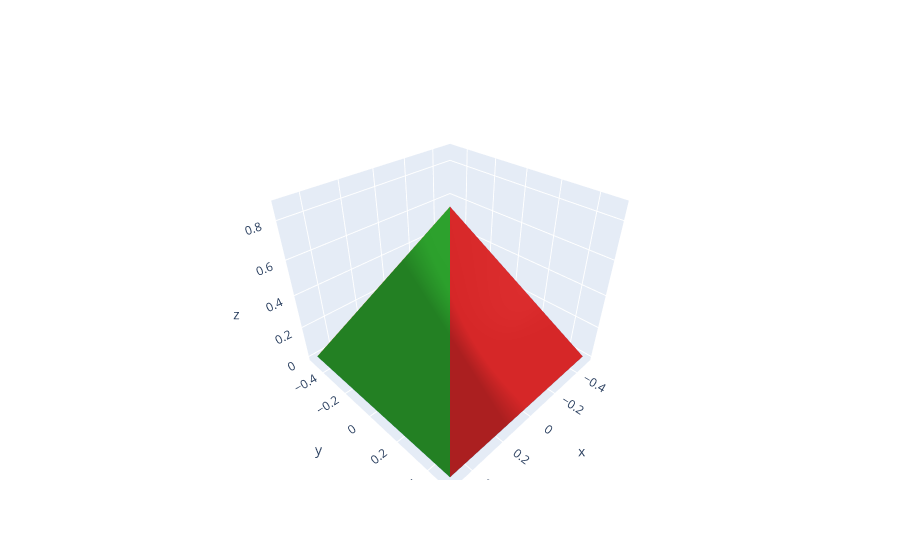

Notebook cell for this chart:
### Markdown cell above
## Demonstration 2: Defining the virtual object

Your task will be to insert a virtual 3-D object into your scene using the camera matrix along with appropriate similarity transformations (i.e., rotations, translations and isotropic scalings) that you design.

The following cell defines a virtual 3D unit pentahedron that will serve as your virtual object, and it draws it in an interactive 3D plotly figure.

<font color='red'>**To Do**</font>: Study this code carefully and make sure you understand what it is doing. This understanding will be important for your augmented reality task.

### Code cell
#  Vertices (5): four vertices that form a square, unit-length base in the xy-plane,
#    and a fifth vertec for the apex.
pentV = np.array([[-1/2, -1/2, 0],      # vertex 0: base bottom-left
                 [1/2, -1/2, 0],        # vertex 1: base bottom-right
                 [1/2, 1/2, 0],         # vertex 2: base top-right
                 [-1/2, 1/2, 0],        # vertex 3: base top-left
                 [0, 0, np.sqrt(3)/2]]) # vertex 4: apex

#  Faces (6): Each triangular face consists of a set of three indices to rows in pentV.
#  Note there are two faces required to cover the square base
pentF = np.array([[0,2,1],  # base
                  [0,3,2],  # base
                  [0,1,4],
                  [1,2,4],
                  [2,3,4],
                  [3,0,4]])

#  Colors (6): Each triangular face (row) in pentF has a color associated with it.
#  We use the default colors in plotly because they aren't ugly, and we assign the same
#  color to the two faces that cover the base
pentC = ('#1f77b4',  # muted blue (base)
           '#1f77b4',  # muted blue (base)
           '#ff7f0e',  # safety orange
           '#2ca02c',  # cooked asparagus green
           '#d62728',  # brick red
           '#9467bd') # muted purple

# Study how this code works -- you will need to copy and adapt it for the following tasks
fig3 = go.Figure()

fig3.add_trace(go.Mesh3d(

    opacity=1.0,  # 1 is opaque; 0 is invisible

    # vertices
    x=pentV[:,0],
    y=pentV[:,1],
    z=pentV[:,2],

    # faces
    i=pentF[:,0],
    j=pentF[:,1],
    k=pentF[:,2],

    # colors
    facecolor=pentC,
))

fig3.show()

### Figure 1 — Plotly figure (JSON) as saved in the notebook; plotly's stock layout.template omitted (floating-point values rounded to 4 significant figures)
{"data": [{"facecolor": ["#1f77b4", "#1f77b4", "#ff7f0e", "#2ca02c", "#d62728", "#9467bd"], "i": [0, 0, 0, 1, 2, 3], "j": [2, 3, 1, 2, 3, 0], "k": [1, 2, 4, 4, 4, 4], "opacity": 1, "type": "mesh3d", "x": [-0.5, 0.5, 0.5, -0.5, 0], "y": [-0.5, -0.5, 0.5, 0.5, 0], "z": [0, 0, 0, 0, 0.866]}], "layout": {}}
